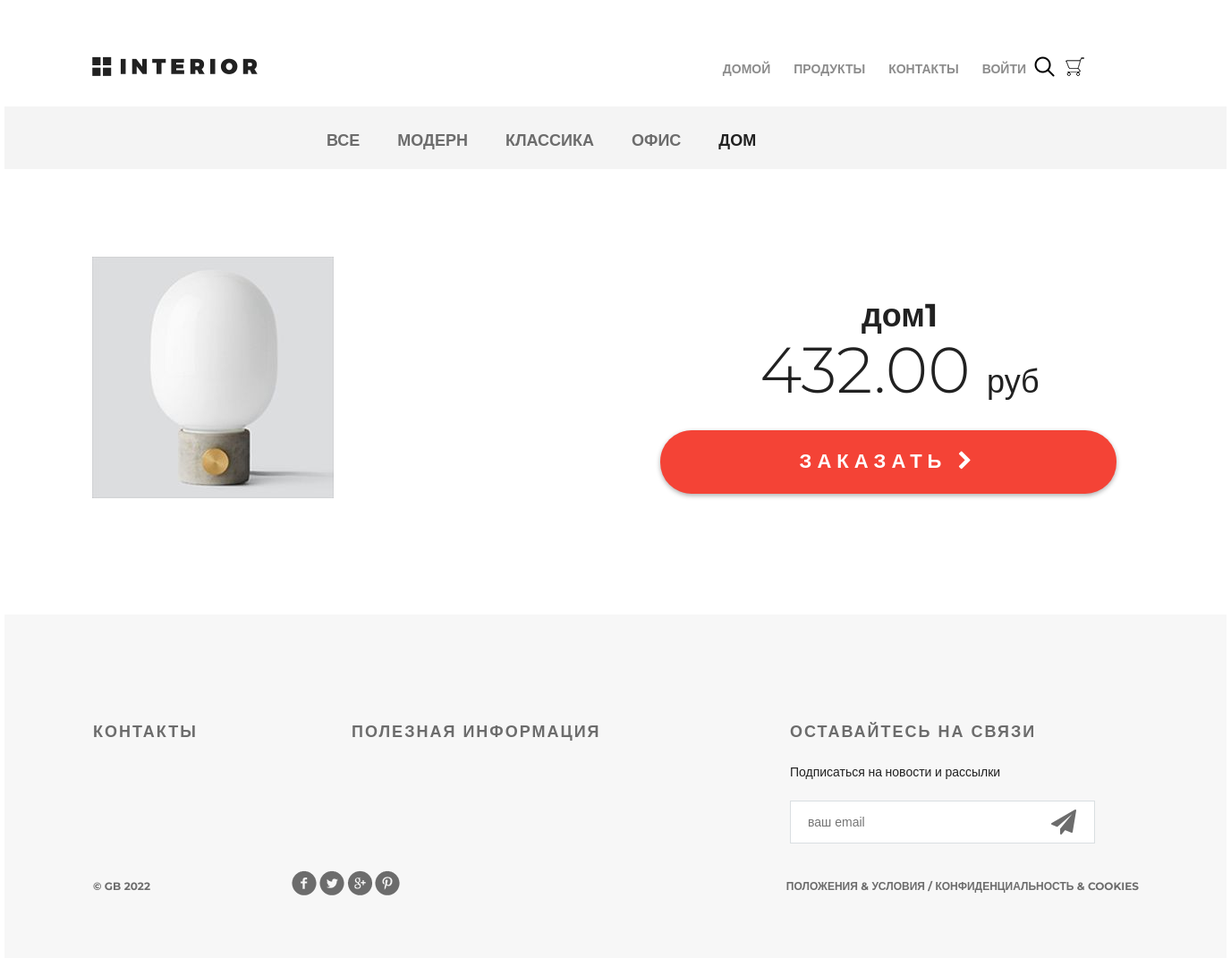
/product/1/, run on the app's committed database.
### mainapp/models.py (models this page shows, shortened)
class ProductCategory(models.Model):
    name = models.CharField(max_length=255, unique=True, verbose_name='название')
    description = models.TextField(verbose_name='описание')
    is_active = models.BooleanField(default=True)
    class Meta:
        verbose_name = 'категория'
        verbose_name_plural = 'категории'
        ordering = ['-id',]

class Product(models.Model):
    category = models.ForeignKey(ProductCategory, on_delete=models.CASCADE, verbose_name='категория')
    name = models.CharField(max_length=128, verbose_name='название')
    image = models.ImageField(upload_to='products', blank=True, verbose_name='картинка')
    short_desc = models.CharField(max_length=255, verbose_name='краткое описание')
    description = models.TextField(verbose_name='описание')
    price = models.DecimalField(decimal_places=2, max_digits=10, default=0, verbose_name='цена')
    quantity = models.PositiveSmallIntegerField(default=0, verbose_name='количество')
    is_active = models.BooleanField(default=True)
    class Meta:
        verbose_name = 'продукт'
        verbose_name_plural = 'продукты'

### mainapp/views.py (the view)
# urls.py: path('product/<int:pk>/', views.product, name='product'),
def product(request, pk):
    links_menu = get_links_menu()
    context = {
        'product': get_object_or_404(Product, pk=pk),
        'links_menu': links_menu,
    }
    return render(request, 'mainapp/product.html', context)

### mainapp/context_processors.py (called while the page is built)
def basket(request):
    basket_items = []
    if request.user.is_authenticated:
        basket_items = Basket.objects.filter(user=request.user)
    return {
        'basket': basket_items,
    }

### mainapp/views.py (called while the page is built)
def get_links_menu():
    if settings.LOW_CACHE:
        key = 'categories'
        links_menu = cache.get(key)
        if links_menu is None:
            links_menu = ProductCategory.objects.filter(is_active=True)
            cache.set(key, links_menu)
    return ProductCategory.objects.filter(is_active=True)

### mainapp/templates/mainapp/product.html (shortened to what this page needs)
{% extends 'mainapp/base.html' %}
{% load static %}
{% block menu %}
		<div class="hero-white">
			<div class="header clearfix">
					{% include 'mainapp/includes/inc_main_menu.html' %}
			</div>
		</div>
{% endblock %}
{% block content %}
		<div class="details">
			<div class="links clearfix">
				{% include 'mainapp/includes/inc_categories_menu.html' %}
			</div>
			<div class="details-products">
				<div class="details-slider">
					<div class="slider-product">
						<img src="/media/{{ product.image }}">
					</div>
				</div>
				<div class="description">
					<h3 class="big-bold">{{ product.name }}</h3>
					<br>
					<p class="price"> {{ product.price|floatformat:2 }} <span>руб</span></p>
					<a href="{% url 'basketapp:add' product.pk %}" class="red-button">
						заказать <i class="fa fa-chevron-right" aria-hidden="true"></i>
					</a>
				</div>
			</div>
		</div>
{% endblock %}

### mainapp/templates/mainapp/includes/inc_categories_menu.html
<ul class="links-menu">
    <li><a href="{% url 'mainapp:category' 0  %}"{% if request.resolver_match.url_name == 'products' %} class="active" {% endif %}>Все</a></li>
    {% for item in links_menu %}
    <li>
        <a href="{% url 'mainapp:category' item.pk %}" {% if request.resolver_match.kwargs.pk == item.pk %} class="active" {% endif %}>
        {{item.name}}</a>
    </li>
    {% endfor %}
</ul>

### static/mainapp/css/style.css (style rules this page uses)
* { margin: 0; padding: 0; }
body { font-family: 'Montserrat', sans-serif; }
html, body { height: 100%; }
.clearfix:after { content: ""; display: block; clear: both; }
.big-bold { color: #212121; font-size: 36px; font-weight: 700; text-align: left; margin-bottom: 24px; line-height: 36px; }
.hero-white { background-color: #fff; height: 119px; padding-left: 98px; padding-right: 211px; position: relative; }
.links { height: 70px; background-color: #f4f4f4; position: relative; padding-left: 360px; }
.links-menu { margin: 27px auto 0px; position: absolute; }
.links-menu li { float: left; list-style-type: none; padding-right: 42px; }
.links-menu li a { text-decoration: none; color: #6c6c6c; font-size: 18px; font-weight: 700; text-transform: uppercase; }
.links-menu .active { color: #212121; font-size: 18px; font-weight: 700; }
.details-products { padding-left: 98px; padding-right: 98px; margin-top: 98px; height: 551px; }
.details-slider { width: 570px; float: left; margin-right: 30px; }
.slider-product { width: 570px; height: 400px; }
.description { width: 535px; float: right; padding-left: 35px }
.description .big-bold { color: #212121; font-size: 36px; font-weight: 700; text-align: center; margin-top: 47px; margin-bottom: 0px; }
.description .price { color: #212121; font-size: 72px; font-weight: 300; line-height: 48px; text-align: center; }
.description .price span { color: #212121; font-size: 36px; font-weight: 300; line-height: 48px; text-align: center; }
.red-button { display: block; height: 71px; width: 510px; border-radius: 35px; background-color: #f44336; text-align: center; text-transform: uppercase; text-decoration: none; color: #ffffff; font-size: 22px; font-weight: 700; line-height: 24px; box-shadow: 0px 2px 4.85px 0.15px rgba(33, 33, 33, 0.35); line-height: 70px; letter-spacing: 6px; margin-top: 31px; }

### data on the page
ProductCategory: name "МОДЕРН"
ProductCategory: name "КЛАССИКА"
ProductCategory: name "ОФИС"
ProductCategory: name "ДОМ"
Product: image (picture), name "дом1", price "432.00"
